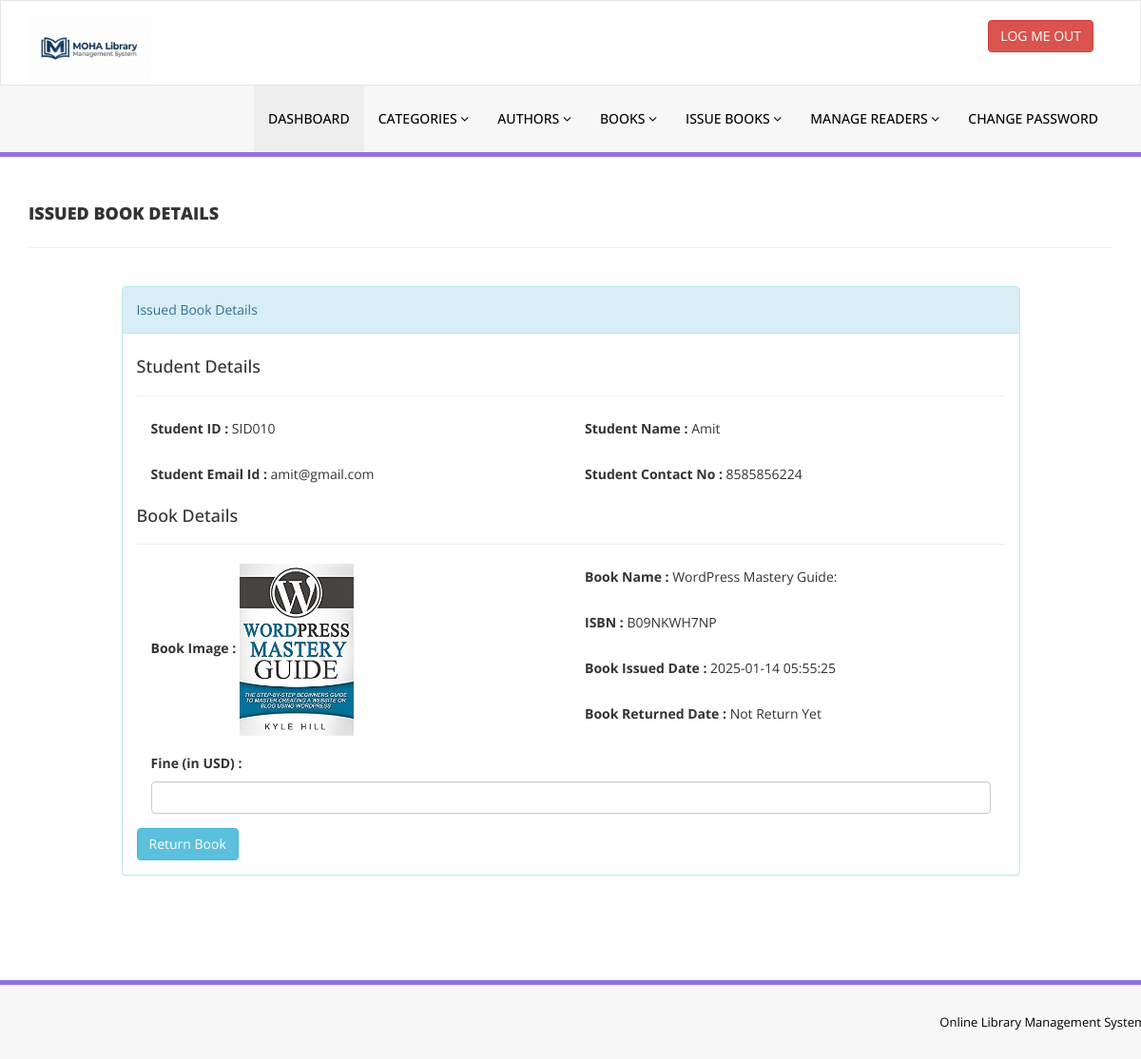
Before: /admin/update-issue-bookdeails.php?rid=2 (signed in) with the older database file.
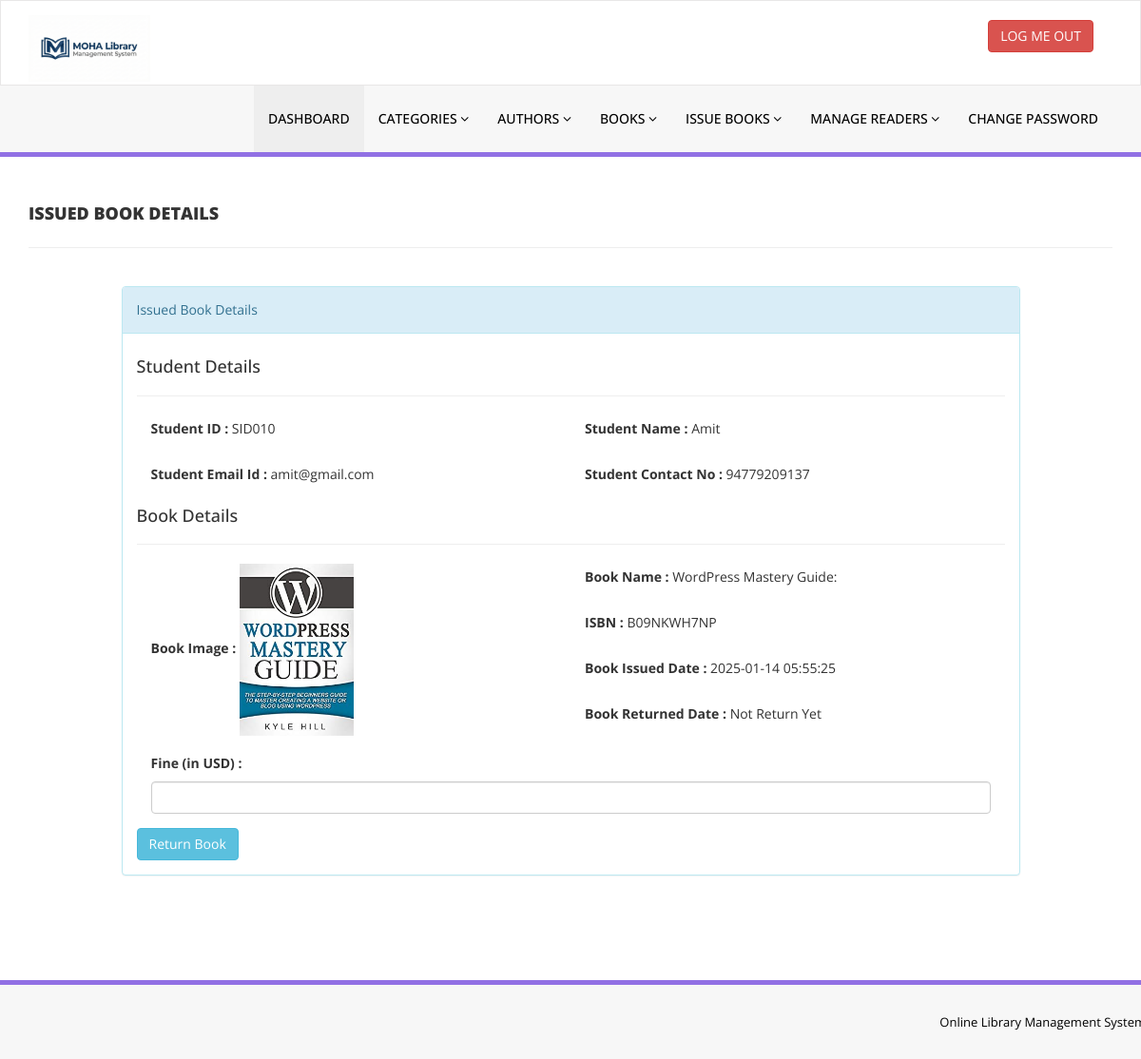
After: the same page with the newer database file.
### tables this page shows
CREATE TABLE `tblissuedbookdetails` (
  `id` int(11) NOT NULL,
  `BookId` int(11) DEFAULT NULL,
  `StudentID` varchar(150) DEFAULT NULL,
  `IssuesDate` timestamp NULL DEFAULT current_timestamp(),
  `ReturnDate` timestamp NULL DEFAULT NULL ON UPDATE current_timestamp(),
  `Reminder` int(1) DEFAULT NULL,
  `RetrunStatus` int(1) DEFAULT NULL,
  `fine` int(11) DEFAULT NULL,
  `remark` mediumtext NOT NULL
);

CREATE TABLE `tblstudents` (
  `id` int(11) NOT NULL,
  `StudentId` varchar(100) DEFAULT NULL,
  `FullName` varchar(120) DEFAULT NULL,
  `EmailId` varchar(120) DEFAULT NULL,
  `MobileNumber` char(11) DEFAULT NULL,
  `Password` varchar(120) DEFAULT NULL,
  `Status` int(1) DEFAULT NULL,
  `approval` int(1) DEFAULT NULL,
  `RegDate` timestamp NULL DEFAULT current_timestamp(),
  `UpdationDate` timestamp NULL DEFAULT NULL ON UPDATE current_timestamp()
);

CREATE TABLE `tblbooks` (
  `id` int(11) NOT NULL,
  `BookName` varchar(255) DEFAULT NULL,
  `CatId` int(11) DEFAULT NULL,
  `AuthorId` int(11) DEFAULT NULL,
  `ISBNNumber` varchar(25) DEFAULT NULL,
  `BookPrice` decimal(10,2) DEFAULT NULL,
  `bookImage` varchar(250) NOT NULL,
  `isIssued` int(1) DEFAULT NULL,
  `RegDate` timestamp NULL DEFAULT current_timestamp(),
  `UpdationDate` timestamp NULL DEFAULT NULL ON UPDATE current_timestamp(),
  `bookQty` int(11) DEFAULT NULL
);

### admin/update-issue-bookdeails.php (the view, shortened to what this page needs)
<?php
include('includes/config.php');
if(strlen($_SESSION['alogin'])==0)
    {
header('location:index.php');
}
else{
?>
<!DOCTYPE html>
<html xmlns="http://www.w3.org/1999/xhtml">
<head>
    <link href="assets/css/bootstrap.css" rel="stylesheet" />
    <link href="assets/css/font-awesome.css" rel="stylesheet" />
    <link href="assets/css/style.css" rel="stylesheet" />
</head>
<body>
<?php include('includes/header.php');?>
    <div class="content-wrapper">
         <div class="container">
        <div class="row pad-botm">
            <div class="col-md-12">
                <h4 class="header-line">Issued Book Details</h4>
                            </div>
</div>
<div class="row">
<div class="col-md-10 col-sm-6 col-xs-12 col-md-offset-1">
<div class="panel panel-info">
<div class="panel-heading">
Issued Book Details
</div>
<div class="panel-body">
<form role="form" method="post">
<?php
$rid=intval($_GET['rid']);
$sql = "SELECT tblstudents.StudentId ,tblstudents.FullName,tblstudents.EmailId,tblstudents.MobileNumber,tblbooks.BookName,tblbooks.ISBNNumber,tblissuedbookdetails.IssuesDate,tblissuedbookdetails.ReturnDate,tblissuedbookdetails.id as rid,tblissuedbookdetails.fine,tblissuedbookdetails.RetrunStatus,tblbooks.id as bid,tblbooks.bookImage from  tblissuedbookdetails join tblstudents on tblstudents.StudentId=tblissuedbookdetails.StudentId join tblbooks on tblbooks.id=tblissuedbookdetails.BookId where tblissuedbookdetails.id=:rid";
$query = $dbh -> prepare($sql);
$query->bindParam(':rid',$rid,PDO::PARAM_STR);
$query->execute();
$results=$query->fetchAll(PDO::FETCH_OBJ);
if($query->rowCount() > 0)
{
foreach($results as $result)
{               ?>
<h4>Student Details</h4>
<hr />
<div class="col-md-6">
<div class="form-group">
<label>Student ID :</label>
<?php echo htmlentities($result->StudentId);?>
</div></div>
<div class="col-md-6">
<div class="form-group">
<label>Student Name :</label>
<?php echo htmlentities($result->FullName);?>
</div></div>
<div class="col-md-6">
<div class="form-group">
<label>Student Email Id :</label>
<?php echo htmlentities($result->EmailId);?>
</div></div>
<div class="col-md-6">
<div class="form-group">
<label>Student Contact No :</label>
<?php echo htmlentities($result->MobileNumber);?>
</div></div>
<h4>Book Details</h4>
<hr />
<div class="col-md-6">
<div class="form-group">
<label>Book Image :</label>
<img src="bookimg/<?php echo htmlentities($result->bookImage); ?>" width="120">
</div></div>
<div class="col-md-6">
<div class="form-group">
<label>Book Name :</label>
<?php echo htmlentities($result->BookName);?>
</div>
</div>
<div class="col-md-6">
<div class="form-group">
<label>ISBN :</label>
<?php echo htmlentities($result->ISBNNumber);?>
</div>
</div>
<div class="col-md-6">
<div class="form-group">
<label>Book Issued Date :</label>
<?php echo htmlentities($result->IssuesDate);?>
</div></div>
<div class="col-md-6">
<div class="form-group">
<label>Book Returned Date :</label>
<?php if($result->ReturnDate=="")
                                            {
                                                echo htmlentities("Not Return Yet");
                                            } else {
                                            echo htmlentities($result->ReturnDate);
}
                                            ?>
</div>
</div>
<div class="col-md-12">
<div class="form-group">
<label>Fine (in USD) :</label>
<?php
if($result->fine=="")
{?>
<input class="form-control" type="text" name="fine" id="fine"  required />
<?php }else {
echo htmlentities($result->fine);
}
?>
</div>
</div>
 <?php if($result->RetrunStatus==0){?>
<button type="submit" name="return" id="submit" class="btn btn-info">Return Book </button>
 </div>
<?php }}} ?>
                            </div>
                        </div>
                            </div>
        </div>
    </div>
  <?php include('includes/footer.php');?>
</body>
</html>
<?php } ?>

Changed rows visible on the page:
changed tblissuedbookdetails "SID010": tblstudents.MobileNumber "8585856224" → "94779209137"
